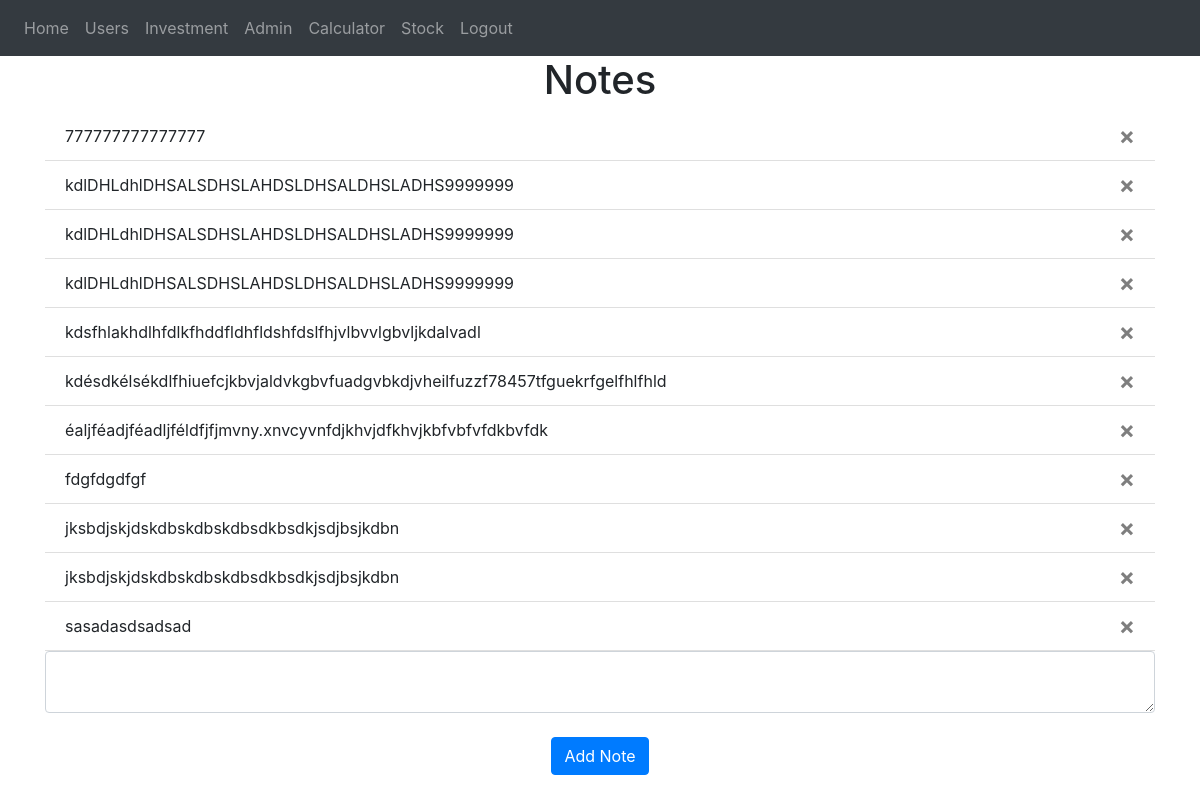
/ (signed in), run on an earlier commit of the app's database.
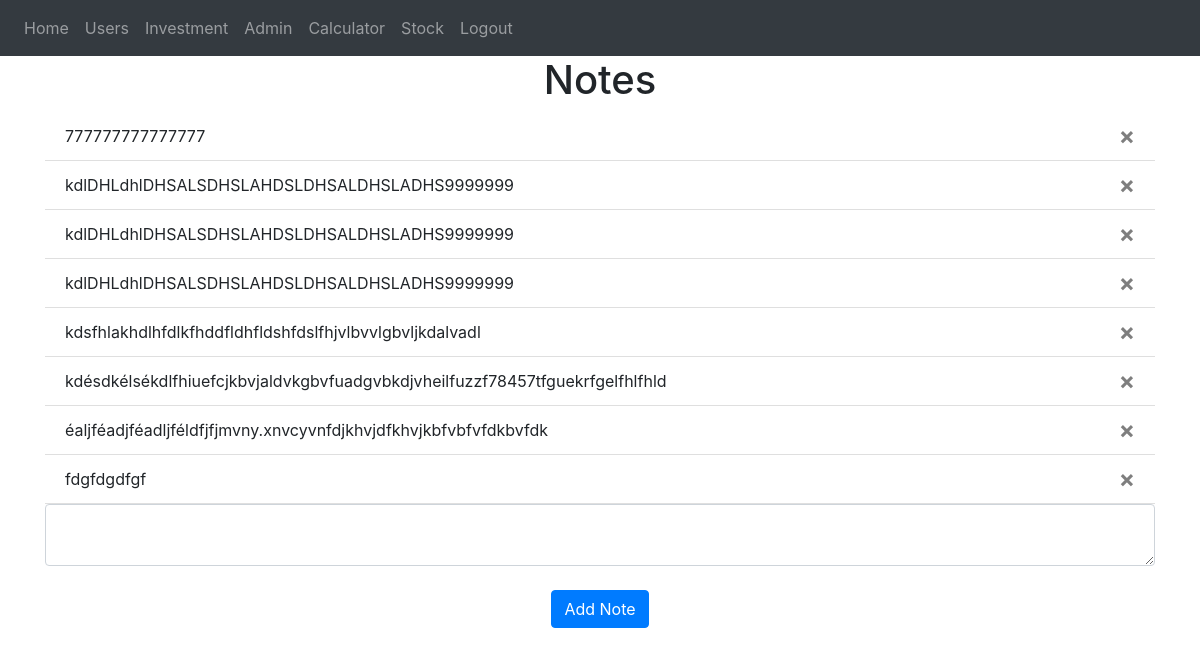
And on a later commit of the database.
### website/models.py (models this page shows)
class Note(db.Model):
    id = db.Column(db.Integer, primary_key=True)
    data = db.Column(db.String(10000))
    date = db.Column(db.DateTime(timezone=True), default=func.now())
    user_id = db.Column(db.Integer, db.ForeignKey('user.id'))

### website/views.py (the view, shortened to what this page needs)
@views.route('/', methods=['GET', 'POST'])
@login_required
def home():
    return render_template("home.html", user=current_user)

### website/__init__.py (called while the page is built)
def create_app():
    app = Flask(__name__)
    app.config['SECRET_KEY'] = 'hjshjhdjah kjshkjdhjs'
    app.config['SQLALCHEMY_DATABASE_URI'] = f'sqlite:///{DB_NAME}'
    db.init_app(app)
    from .views import views
    from .auth import auth
    app.register_blueprint(views, url_prefix='/')
    app.register_blueprint(auth, url_prefix='/')
    from .models import User, Note
    with app.app_context():
        db.create_all()
    login_manager = LoginManager()
    login_manager.login_view = 'auth.login'
    login_manager.init_app(app)
    @login_manager.user_loader
    def load_user(id):
        return User.query.get(int(id))
    return app

### website/templates/home.html
{% extends "base.html" %} {% block title %}Home{% endblock %} {% block content
%}
<h1 align="center">Notes</h1>
<ul class="list-group list-group-flush" id="notes">
  {% for note in user.notes %}
  <li class="list-group-item">
    {{ note.data }}
    <button type="button" class="close" onClick="deleteNote({{ note.id }})">
      <span aria-hidden="true">&times;</span>
    </button>
  </li>
  {% endfor %}
</ul>
<form method="POST">
  <textarea name="note" id="note" class="form-control"></textarea>
  <br />
  <div align="center">
    <button type="submit" class="btn btn-primary">Add Note</button>
  </div>
</form>
{% endblock %}

What changed in the data, as far as the page shows it:
removed Note: data "jksbdjskjdskdbskdbskdbsdkbsdkjsdjbsjkdbn"
removed Note: data "jksbdjskjdskdbskdbskdbsdkbsdkjsdjbsjkdbn"
removed Note: data "sasadasdsadsad"
